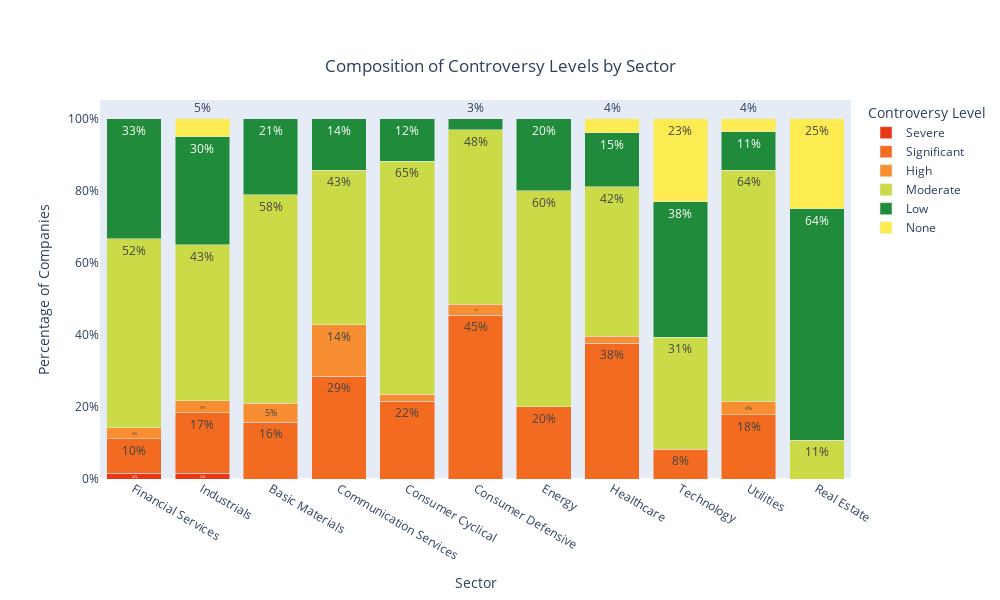
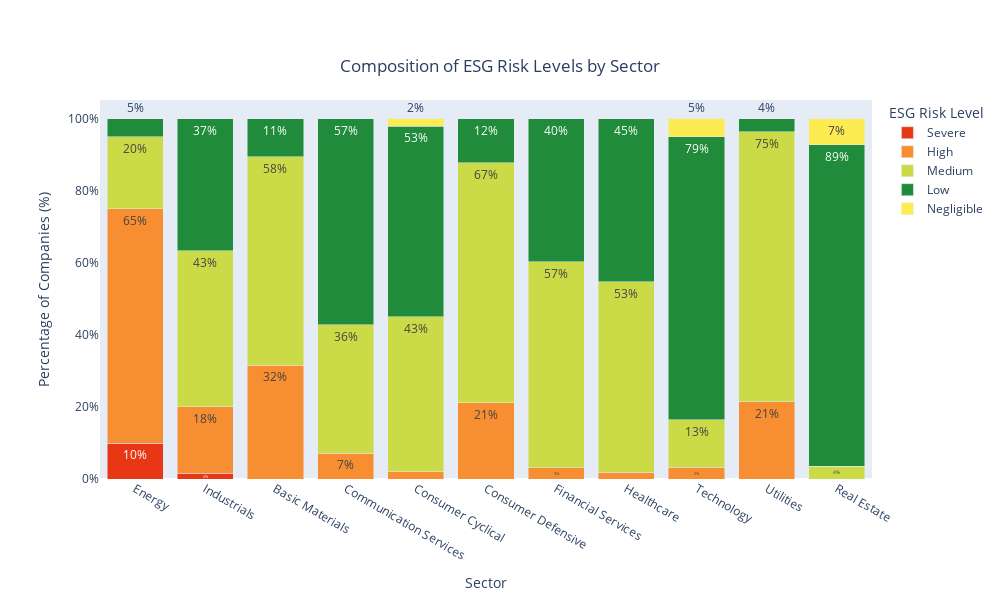

Here is the notebook cell these charts were saved with, in order:
### Code cell
#bar charts of risk and controvery levels
levels = df2_cleaned[['Controversy Level', 'ESG Risk Level', 'Sector']]

# Remove "Controversy Level=" from values in the column
levels["Controversy Level"] = levels["Controversy Level"].str.replace("Controversy Level", "", regex=False)

df_controversy_lvl = levels.groupby(["Sector", "Controversy Level"]).size().reset_index(name="Count")
df_controversy_lvl["Proportion"] = df_controversy_lvl.groupby("Sector")["Count"].transform(lambda x: x / x.sum())
df_controversy_lvl["Controversy Level"] = (df_controversy_lvl["Controversy Level"].astype("category")).str.replace("Controversy Level", "", regex=False).str.strip()

df_esg_lvl = levels.groupby(["Sector", "ESG Risk Level"]).size().reset_index(name="Count")
df_esg_lvl["Proportion"] = df_esg_lvl.groupby("Sector")["Count"].transform(lambda x: x / x.sum())
df_esg_lvl["ESG Risk Level"] = (df_esg_lvl["ESG Risk Level"].astype("category")).str.strip()


custom_colors = {
    "High": "#f78e31",
    "Medium": "#fbb040",
    "Low": "#208b3a",
    "Moderate": "#cbdb47",
    "Medium" :"#cbdb47",
    "Severe": "#e83715",
    "Significant":"#f26b21",
    "None": "#fcec52",
    "Negligible": "#fcec52"
}



fig1 = px.bar(
    df_controversy_lvl, 
    x="Sector", 
    y="Proportion",  # Use proportion instead of count
    color="Controversy Level", 
    title="Composition of Controversy Levels by Sector",
    barmode="stack",
    text=df_controversy_lvl["Proportion"].apply(lambda x: f"{x:.0%}"),
    color_discrete_map=custom_colors,
    category_orders={"Controversy Level": ["Severe", "Significant", "High", "Moderate", "Low", "None"]}
)

fig1.update_layout(
    width=1000,  
    height=600, 
    title_x=0.5, 
    title_y=0.9,
    margin=dict(l=100, r=100, t=100, b=100),  
    legend_title_text="Controversy Level"  
)

# Format y-axis as percentage
fig1.update_yaxes(showgrid = False, tickformat=".0%", title="Percentage of Companies")

# Show plot
fig1.show()


fig2 = px.bar(
    df_esg_lvl, 
    x="Sector", 
    y="Proportion",  # Use proportion instead of count
    color="ESG Risk Level", 
    title="Composition of ESG Risk Levels by Sector",
    barmode="stack",
    text=df_esg_lvl["Proportion"].apply(lambda x: f"{x:.0%}"),
    color_discrete_map=custom_colors,
    category_orders={"ESG Risk Level": ["Severe", "High", "Medium", "Low", "Negligible"]}
)

fig2.update_layout(
    width=1000,  
    height=600, 
    title_x=0.5, 
    title_y=0.9,
    margin=dict(l=100, r=100, t=100, b=100),  
    legend_title_text="ESG Risk Level"  
)

# Format y-axis as percentage
fig2.update_yaxes(showgrid = False, tickformat=".0%", title="Percentage of Companies (%)")

fig2.show()

### Figure 1 — Plotly figure (JSON) as saved in the notebook; plotly's stock layout.template omitted (floating-point values rounded to 4 significant figures)
{"data": [{"hovertemplate": "Controversy Level=Severe<br>Sector=%{x}<br>Proportion=%{y}<br>text=%{text}<extra></extra>", "legendgroup": "Severe", "marker": {"color": "#e83715", "pattern": {"shape": ""}}, "name": "Severe", "orientation": "v", "showlegend": true, "text": ["2%", "2%"], "textposition": "auto", "type": "bar", "x": ["Financial Services", "Industrials"], "xaxis": "x", "y": [0.01587, 0.01667], "yaxis": "y"}, {"hovertemplate": "Controversy Level=Significant<br>Sector=%{x}<br>Proportion=%{y}<br>text=%{text}<extra></extra>", "legendgroup": "Significant", "marker": {"color": "#f26b21", "pattern": {"shape": ""}}, "name": "Significant", "orientation": "v", "showlegend": true, "text": ["16%", "29%", "22%", "45%", "20%", "10%", "38%", "17%", "8%", "18%"], "textposition": "auto", "type": "bar", "x": ["Basic Materials", "Communication Services", "Consumer Cyclical", "Consumer Defensive", "Energy", "Financial Services", "Healthcare", "Industrials", "Technology", "Utilities"], "xaxis": "x", "y": [0.1579, 0.2857, 0.2157, 0.4545, 0.2, 0.09524, 0.3774, 0.1667, 0.08197, 0.1786], "yaxis": "y"}, {"hovertemplate": "Controversy Level=High<br>Sector=%{x}<br>Proportion=%{y}<br>text=%{text}<extra></extra>", "legendgroup": "High", "marker": {"color": "#f78e31", "pattern": {"shape": ""}}, "name": "High", "orientation": "v", "showlegend": true, "text": ["5%", "14%", "2%", "3%", "3%", "2%", "3%", "4%"], "textposition": "auto", "type": "bar", "x": ["Basic Materials", "Communication Services", "Consumer Cyclical", "Consumer Defensive", "Financial Services", "Healthcare", "Industrials", "Utilities"], "xaxis": "x", "y": [0.05263, 0.1429, 0.01961, 0.0303, 0.03175, 0.01887, 0.03333, 0.03571], "yaxis": "y"}, {"hovertemplate": "Controversy Level=Moderate<br>Sector=%{x}<br>Proportion=%{y}<br>text=%{text}<extra></extra>", "legendgroup": "Moderate", "marker": {"color": "#cbdb47", "pattern": {"shape": ""}}, "name": "Moderate", "orientation": "v", "showlegend": true, "text": ["58%", "43%", "65%", "48%", "60%", "52%", "42%", "43%", "11%", "31%", "64%"], "textposition": "auto", "type": "bar", "x": ["Basic Materials", "Communication Services", "Consumer Cyclical", "Consumer Defensive", "Energy", "Financial Services", "Healthcare", "Industrials", "Real Estate", "Technology", "Utilities"], "xaxis": "x", "y": [0.5789, 0.4286, 0.6471, 0.4848, 0.6, 0.5238, 0.4151, 0.4333, 0.1071, 0.3115, 0.6429], "yaxis": "y"}, {"hovertemplate": "Controversy Level=Low<br>Sector=%{x}<br>Proportion=%{y}<br>text=%{text}<extra></extra>", "legendgroup": "Low", "marker": {"color": "#208b3a", "pattern": {"shape": ""}}, "name": "Low", "orientation": "v", "showlegend": true, "text": ["21%", "14%", "12%", "3%", "20%", "33%", "15%", "30%", "64%", "38%", "11%"], "textposition": "auto", "type": "bar", "x": ["Basic Materials", "Communication Services", "Consumer Cyclical", "Consumer Defensive", "Energy", "Financial Services", "Healthcare", "Industrials", "Real Estate", "Technology", "Utilities"], "xaxis": "x", "y": [0.2105, 0.1429, 0.1176, 0.0303, 0.2, 0.3333, 0.1509, 0.3, 0.6429, 0.377, 0.1071], "yaxis": "y"}, {"hovertemplate": "Controversy Level=None<br>Sector=%{x}<br>Proportion=%{y}<br>text=%{text}<extra></extra>", "legendgroup": "None", "marker": {"color": "#fcec52", "pattern": {"shape": ""}}, "name": "None", "orientation": "v", "showlegend": true, "text": ["4%", "5%", "25%", "23%", "4%"], "textposition": "auto", "type": "bar", "x": ["Healthcare", "Industrials", "Real Estate", "Technology", "Utilities"], "xaxis": "x", "y": [0.03774, 0.05, 0.25, 0.2295, 0.03571], "yaxis": "y"}], "layout": {"barmode": "stack", "height": 600, "legend": {"title": {"text": "Controversy Level"}, "tracegroupgap": 0}, "margin": {"b": 100, "l": 100, "r": 100, "t": 100}, "title": {"text": "Composition of Controversy Levels by Sector", "x": 0.5, "y": 0.9}, "width": 1000, "xaxis": {"anchor": "y", "domain": [0, 1], "title": {"text": "Sector"}}, "yaxis": {"anchor": "x", "domain": [0, 1], "showgrid": false, "tickformat": ".0%", "title": {"text": "Percentage of Companies"}}}}

### Figure 2 — Plotly figure (JSON) as saved in the notebook; plotly's stock layout.template omitted (floating-point values rounded to 4 significant figures)
{"data": [{"hovertemplate": "ESG Risk Level=Severe<br>Sector=%{x}<br>Proportion=%{y}<br>text=%{text}<extra></extra>", "legendgroup": "Severe", "marker": {"color": "#e83715", "pattern": {"shape": ""}}, "name": "Severe", "orientation": "v", "showlegend": true, "text": ["10%", "2%"], "textposition": "auto", "type": "bar", "x": ["Energy", "Industrials"], "xaxis": "x", "y": [0.1, 0.01667], "yaxis": "y"}, {"hovertemplate": "ESG Risk Level=High<br>Sector=%{x}<br>Proportion=%{y}<br>text=%{text}<extra></extra>", "legendgroup": "High", "marker": {"color": "#f78e31", "pattern": {"shape": ""}}, "name": "High", "orientation": "v", "showlegend": true, "text": ["32%", "7%", "2%", "21%", "65%", "3%", "2%", "18%", "3%", "21%"], "textposition": "auto", "type": "bar", "x": ["Basic Materials", "Communication Services", "Consumer Cyclical", "Consumer Defensive", "Energy", "Financial Services", "Healthcare", "Industrials", "Technology", "Utilities"], "xaxis": "x", "y": [0.3158, 0.07143, 0.01961, 0.2121, 0.65, 0.03175, 0.01887, 0.1833, 0.03279, 0.2143], "yaxis": "y"}, {"hovertemplate": "ESG Risk Level=Medium<br>Sector=%{x}<br>Proportion=%{y}<br>text=%{text}<extra></extra>", "legendgroup": "Medium", "marker": {"color": "#cbdb47", "pattern": {"shape": ""}}, "name": "Medium", "orientation": "v", "showlegend": true, "text": ["58%", "36%", "43%", "67%", "20%", "57%", "53%", "43%", "4%", "13%", "75%"], "textposition": "auto", "type": "bar", "x": ["Basic Materials", "Communication Services", "Consumer Cyclical", "Consumer Defensive", "Energy", "Financial Services", "Healthcare", "Industrials", "Real Estate", "Technology", "Utilities"], "xaxis": "x", "y": [0.5789, 0.3571, 0.4314, 0.6667, 0.2, 0.5714, 0.5283, 0.4333, 0.03571, 0.1311, 0.75], "yaxis": "y"}, {"hovertemplate": "ESG Risk Level=Low<br>Sector=%{x}<br>Proportion=%{y}<br>text=%{text}<extra></extra>", "legendgroup": "Low", "marker": {"color": "#208b3a", "pattern": {"shape": ""}}, "name": "Low", "orientation": "v", "showlegend": true, "text": ["11%", "57%", "53%", "12%", "5%", "40%", "45%", "37%", "89%", "79%", "4%"], "textposition": "auto", "type": "bar", "x": ["Basic Materials", "Communication Services", "Consumer Cyclical", "Consumer Defensive", "Energy", "Financial Services", "Healthcare", "Industrials", "Real Estate", "Technology", "Utilities"], "xaxis": "x", "y": [0.1053, 0.5714, 0.5294, 0.1212, 0.05, 0.3968, 0.4528, 0.3667, 0.8929, 0.7869, 0.03571], "yaxis": "y"}, {"hovertemplate": "ESG Risk Level=Negligible<br>Sector=%{x}<br>Proportion=%{y}<br>text=%{text}<extra></extra>", "legendgroup": "Negligible", "marker": {"color": "#fcec52", "pattern": {"shape": ""}}, "name": "Negligible", "orientation": "v", "showlegend": true, "text": ["2%", "7%", "5%"], "textposition": "auto", "type": "bar", "x": ["Consumer Cyclical", "Real Estate", "Technology"], "xaxis": "x", "y": [0.01961, 0.07143, 0.04918], "yaxis": "y"}], "layout": {"barmode": "stack", "height": 600, "legend": {"title": {"text": "ESG Risk Level"}, "tracegroupgap": 0}, "margin": {"b": 100, "l": 100, "r": 100, "t": 100}, "title": {"text": "Composition of ESG Risk Levels by Sector", "x": 0.5, "y": 0.9}, "width": 1000, "xaxis": {"anchor": "y", "domain": [0, 1], "title": {"text": "Sector"}}, "yaxis": {"anchor": "x", "domain": [0, 1], "showgrid": false, "tickformat": ".0%", "title": {"text": "Percentage of Companies (%)"}}}}
